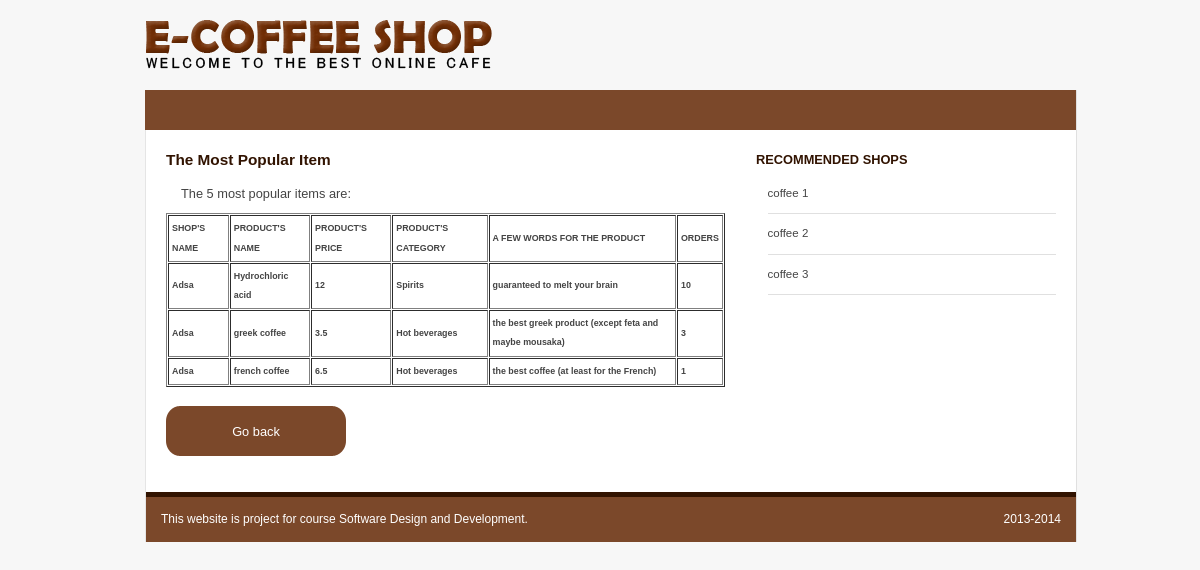
Page /Popular.php on the committed database.
### tables this page shows
CREATE TABLE IF NOT EXISTS `items` (
  `id` int(100) NOT NULL AUTO_INCREMENT,
  `name` varchar(30) NOT NULL,
  `price` double NOT NULL,
  `description` text,
  `category` varchar(20) NOT NULL,
  `inShop` varchar(20) NOT NULL,
  `orders` int(100) NOT NULL,
  PRIMARY KEY (`id`)
);

### Popular.php (the view, shortened to what this page needs)
<?php
include 'header.php';
?>
<div id="content">
<H1>The Most Popular Item </H1>
<p>The 5 most popular items are:</p>
<small><small>
<?php
include("dbconnection.php");
$get_items = "SELECT * FROM items ORDER by orders DESC LIMIT 4";
$get_items_res = mysql_query($get_items,$link);
if (mysql_num_rows($get_items_res)<1)
{
	echo "No available items right now. Sorry for your inconvenience.";
}
else
{
	echo "<table cellpadding=3 cellspacing=1 border=1>";
	echo "<tr>";
	echo "<th>SHOP'S NAME</th>";
	echo "<th>PRODUCT'S NAME</th>";
	echo "<th>PRODUCT'S PRICE</th>";
	echo "<th>PRODUCT'S CATEGORY</th>";
	echo "<th>A FEW WORDS FOR THE PRODUCT</th>";
	echo "<th>ORDERS</th>";
	echo "</tr>";
	while($items_info = mysql_fetch_array($get_items_res))
	{
		$item_name = $items_info['name'];
		$item_inshop = $items_info['inShop'];
		$item_price = $items_info['price'];
		$item_category = $items_info['category'];
		$item_description = $items_info['description'];
		$item_orders = $items_info['orders'];
		echo "<tr>";
		echo "<th>$item_inshop</th>";
		echo "<th>$item_name</th>";
		echo "<th>$item_price</th>";
		echo "<th>$item_category</th>";
		echo "<th>$item_description</th>";
		echo "<th>$item_orders</th>";
		echo "</tr>";
	}
	echo "</table>";
}
?>
</small></small>
<br><div id="button"><a href="User home.php">Go back</a></div>
</div>
<?php include 'footer.php'; ?>

### header.php (shortened to what this page needs)
<!DOCTYPE html PUBLIC "-//W3C//DTD XHTML 1.0 Transitional//EN" "http://www.w3.org/TR/xhtml1/DTD/xhtml1-transitional.dtd">
<html xmlns="http://www.w3.org/1999/xhtml" xml:lang="EN" lang="EN">
<head>
<link rel="stylesheet" type="text/css" href="main.css" />
</head>
<body>
<div id="celek">
  <div id="top">
    <div id="logo">
      <a href="index.php"><img src="images/header.png" alt="e-coffee shop"/></a>
    </div>
  </div>
  <div id="menu"></div>
  <div id="container">
    <div id="sidebar">
      <div class="nadpis">RECOMMENDED SHOPS</div>
        <ul>
           <li>coffee 1</li>
           <li>coffee 2 </li>
           <li>coffee 3</li>
        </ul>
    </div>

### footer.php
<div id="footer">
  <div id="footer-left">
  This website is project for course Software Design and Development.
  </div>
  <div id="footer-right">
  2013-2014
</div>
  </div>
</div>
</body>
</html>

### main.css (style rules this page uses)
html,body,form,fieldset,textarea { font: 100%/ 120% Verdana, Arial, Helvetica, sans-serif; margin: 0; padding: 0; }
h1,h2,h3,h4,h5,h6,p,pre,blockquote,ul,ol,dl,address { margin: 0; padding: 0; }
li,dd,blockquote { margin-left: 1em; }
a img { border: 0px; }
a { color: #666; }
p { width: 100%; }
img { padding: 15px; margin-bottom: 0px; }
html { height: 100%; width: 100%; margin: 0; }
body { background-color: #F7F7F7; color: #444; font-family: Verdana, Arial, Helvetica, sans-serif; font-size: 0.8em; height: 100%; line-height: 1.5em; margin: center; padding: 0; }
#celek { margin-left: auto; margin-right: auto; text-align: left; width: 910px; }
#top { width: 900px; height: 90px; font-size:4em; text-shadow: #fff 0px 2px 1px; }
#top #logo img { padding: 0 !important; }
#container { width:930px; background-color: #FFF; border-top:1px solid #e5e5e5; border-left:1px solid #e5e5e5; border-right:1px solid #E0E0E0; }
#menu { float:left; height:30px; width:901px; padding:5px 15px; background: #7b482a url('../img/menu-bg.gif') repeat-x 0 0; border-top:0px solid #fff; }
#button a { text-align: center; padding: 16px 0px 0px 0px; height: 50px; width: 180px; display: block; color: #fff; text-decoration: none; background: url(images/button.png) no-repeat left 0px; }
#sidebar { float:right; background-color: #fff; width: 300px; padding:20px 20px 10px 10px; }
#sidebar .nadpis { font-size:1em; font-weight: bold; margin-bottom:15px; color: #311301; }
#sidebar ul li { border-bottom:1px solid #E0E0E0; font-size:0.9em; margin-bottom:10px; margin-left:1em; padding-bottom:10px; }
#sidebar ul { list-style-type: none; }
#content { float:left; min-height:200px; padding:20px; width:559px; background-color: #fff; }
#content h1, h2, h3 { color:#311301; font-weight: normal; text-shadow: #fff 0px 1px 1px; }
#content h1 { font-size:1.2em; margin-bottom:15px; font-weight: bold; }
#content p { margin-bottom:10px; margin-left:15px; }
#footer { clear: both; height: 15px; width: auto; font-size: 12px; color: #FFF; line-height: 14px; margin: 0px; background-color: #7b482a; padding: 15px; border-top-width: 5px; border-top-style: solid; border-top-color: #311301; }
#footer-left { margin: 0px; padding: 0px; float: left; height: auto; width: 60%; text-align: left; }
#footer-right { margin: 0px; padding: 0px; float: right; height: auto; width: 40%; text-align: right; }

### rows in the picture
items: inShop "Adsa", name "Hydrochloric acid", price "12", category "Spirits", description "guaranteed to melt your brain", orders "10"
items: inShop "Adsa", name "greek coffee", price "3.5", category "Hot beverages", description "the best greek product (except feta and maybe mousaka)", orders "3"
items: inShop "Adsa", name "french coffee", price "6.5", category "Hot beverages", description "the best coffee (at least for the French)", orders "1"
